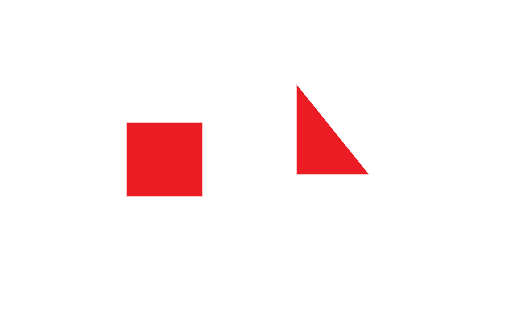
#> input picture U5/02.png, 519 x 322 px
$ python '07_轮廓性质.py'
#> lines starting #> are read from the running program, lines starting #| are printed output that depends on the picture; after the words box and inside, x2 and y2 are one past the last pixel; in counts of white or black regions, pixels touching at a corner belong together
import cv2 as cv
img = cv.imread('02.png')
#> img is the input picture: shape (322, 519, 3); mean B, G, R 243.5, 243.1, 254
gray = cv.cvtColor(img,cv.COLOR_BGRA2GRAY)
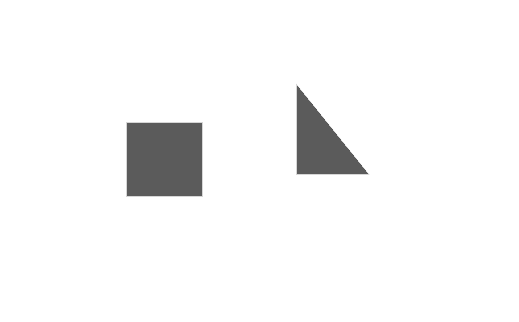
#> gray: shape (322, 519); min 91, max 255, mean 246.4
#blured=cv.blur(gray,(3,3)) #平滑
ret,thresh =cv.threshold(gray,127,255,cv.THRESH_BINARY)
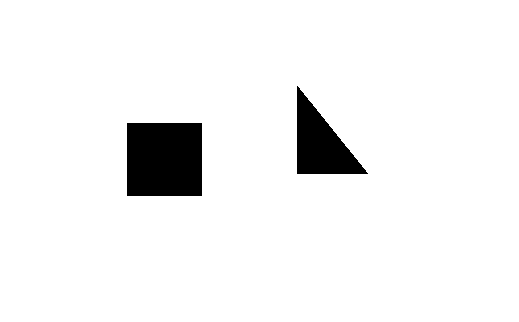
#> thresh: shape (322, 519); 94.8% white; 2 black regions
c,h=cv.findContours(thresh,cv.RETR_TREE,cv.CHAIN_APPROX_SIMPLE)
#> c = 3 contours; box (x1, y1, x2, y2) and area: (0, 0, 519, 322) 166278, (126, 122, 203, 197) 5622, (296, 85, 369, 175) 3293; h = [[-1, -1, 1, -1], [2, -1, -1, 0], [-1, 1, -1, 0]]
#绘制轮廓
cv.drawContours(img,c,1,(255,0,0),2,8)
cv.drawContours(img,c,2,(0,255,255),2,8)
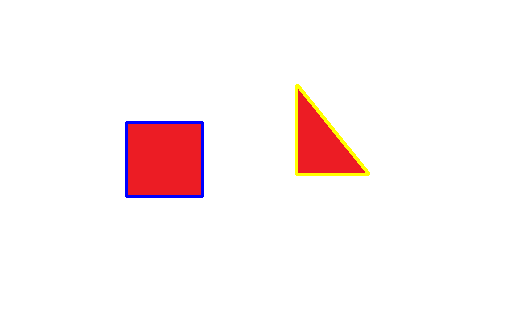
#> img: shape (322, 519, 3); mean B, G, R 243.1, 242.7, 252.7
c1 = c[1]
#> c1 = [[126, 123], [127, 122], [201, 122], [202, 123], [202, 195], [201, 196], [127, 196], [126, 195]]
c0 = c[0]
#> c0 = [[0, 0], [0, 321], [518, 321], [518, 0]]
M = cv.moments(c1)
#> M = moments, m00 5622, centre m10/m00, m01/m00 = (164, 159)
print(M)
#> (printed output is left out)
cx = int(M["m10"]/M["m00"])
#> cx = 164
cy = int(M["m01"]/M["m00"])
#> cy = 159
cv.circle(img,(cx,cy),1,(0,255,0),8)
#> img: shape (322, 519, 3); 0.05% of pixels changed, all inside (x1, y1, x2, y2) = (159, 154, 170, 165)
cv.imshow('t1',gray)
cv.imshow('t2',img)
cv.waitKey(0)
cv.destroyAllWindows()
